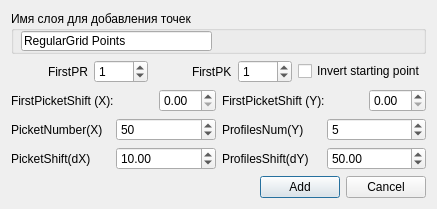
<?xml version="1.0" encoding="UTF-8"?>
<ui version="4.0">
 <class>RectangularPoints</class>
 <widget class="QDialog" name="RectangularPoints">
  <property name="geometry">
   <rect>
    <x>0</x>
    <y>0</y>
    <width>437</width>
    <height>209</height>
   </rect>
  </property>
  <property name="windowTitle">
   <string>Regular Web</string>
  </property>
  <layout class="QGridLayout" name="gridLayout_2">
   <item row="1" column="0">
    <layout class="QGridLayout" name="gridLayout">
     <item row="0" column="0">
      <layout class="QHBoxLayout" name="horizontalLayout_4">
       <item>
        <spacer name="horizontalSpacer_2">
         <property name="orientation">
          <enum>Qt::Horizontal</enum>
         </property>
         <property name="sizeHint" stdset="0">
          <size>
           <width>40</width>
           <height>20</height>
          </size>
         </property>
        </spacer>
       </item>
       <item>
        <widget class="QLabel" name="label_5">
         <property name="text">
          <string>FirstPR</string>
         </property>
        </widget>
       </item>
       <item>
        <widget class="QDoubleSpinBox" name="firstPR">
         <property name="decimals">
          <number>0</number>
         </property>
         <property name="maximum">
          <double>1000.000000000000000</double>
         </property>
         <property name="value">
          <double>1.000000000000000</double>
         </property>
        </widget>
       </item>
       <item>
        <spacer name="horizontalSpacer">
         <property name="orientation">
          <enum>Qt::Horizontal</enum>
         </property>
         <property name="sizeHint" stdset="0">
          <size>
           <width>40</width>
           <height>20</height>
          </size>
         </property>
        </spacer>
       </item>
       <item>
        <widget class="QLabel" name="label_6">
         <property name="text">
          <string>FirstPK</string>
         </property>
        </widget>
       </item>
       <item>
        <widget class="QDoubleSpinBox" name="firstPK">
         <property name="decimals">
          <number>0</number>
         </property>
         <property name="maximum">
          <double>1000.000000000000000</double>
         </property>
         <property name="value">
          <double>1.000000000000000</double>
         </property>
        </widget>
       </item>
       <item>
        <widget class="QCheckBox" name="chckBoxInvert">
         <property name="text">
          <string>Invert starting point</string>
         </property>
        </widget>
       </item>
      </layout>
     </item>
     <item row="1" column="0">
      <layout class="QHBoxLayout" name="horizontalLayout">
       <item>
        <widget class="QLabel" name="lblA">
         <property name="text">
          <string>FirstPicketShift (X):</string>
         </property>
        </widget>
       </item>
       <item>
        <widget class="QDoubleSpinBox" name="sboxA">
         <property name="sizePolicy">
          <sizepolicy hsizetype="Fixed" vsizetype="Fixed">
           <horstretch>0</horstretch>
           <verstretch>0</verstretch>
          </sizepolicy>
         </property>
        </widget>
       </item>
       <item>
        <widget class="QLabel" name="lblO">
         <property name="text">
          <string>FirstPicketShift (Y):</string>
         </property>
        </widget>
       </item>
       <item>
        <widget class="QDoubleSpinBox" name="sboxO">
         <property name="sizePolicy">
          <sizepolicy hsizetype="Fixed" vsizetype="Fixed">
           <horstretch>0</horstretch>
           <verstretch>0</verstretch>
          </sizepolicy>
         </property>
        </widget>
       </item>
      </layout>
     </item>
     <item row="2" column="0">
      <layout class="QHBoxLayout" name="horizontalLayout_2">
       <item>
        <widget class="QLabel" name="label">
         <property name="text">
          <string>PicketNumber(X)</string>
         </property>
        </widget>
       </item>
       <item>
        <widget class="QSpinBox" name="picNum">
         <property name="maximum">
          <number>1000</number>
         </property>
         <property name="value">
          <number>50</number>
         </property>
        </widget>
       </item>
       <item>
        <widget class="QLabel" name="label_3">
         <property name="text">
          <string>ProfilesNum(Y)</string>
         </property>
        </widget>
       </item>
       <item>
        <widget class="QSpinBox" name="proNum">
         <property name="maximum">
          <number>1000</number>
         </property>
         <property name="value">
          <number>5</number>
         </property>
        </widget>
       </item>
      </layout>
     </item>
     <item row="4" column="0">
      <layout class="QHBoxLayout" name="horizontalLayout_3">
       <item>
        <spacer name="horizontalSpacer_3">
         <property name="orientation">
          <enum>Qt::Horizontal</enum>
         </property>
         <property name="sizeHint" stdset="0">
          <size>
           <width>40</width>
           <height>20</height>
          </size>
         </property>
        </spacer>
       </item>
       <item>
        <widget class="QPushButton" name="btnAdd">
         <property name="text">
          <string>Add</string>
         </property>
        </widget>
       </item>
       <item>
        <widget class="QPushButton" name="btnCancel">
         <property name="text">
          <string>Cancel</string>
         </property>
        </widget>
       </item>
      </layout>
     </item>
     <item row="3" column="0">
      <layout class="QHBoxLayout" name="horizontalLayout_5">
       <item>
        <widget class="QLabel" name="label_4">
         <property name="text">
          <string>PicketShift(dX)</string>
         </property>
        </widget>
       </item>
       <item>
        <widget class="QDoubleSpinBox" name="dX">
         <property name="value">
          <double>10.000000000000000</double>
         </property>
        </widget>
       </item>
       <item>
        <widget class="QLabel" name="label_2">
         <property name="text">
          <string>ProfilesShift(dY)</string>
         </property>
        </widget>
       </item>
       <item>
        <widget class="QDoubleSpinBox" name="dY">
         <property name="value">
          <double>50.000000000000000</double>
         </property>
        </widget>
       </item>
      </layout>
     </item>
    </layout>
   </item>
   <item row="0" column="0">
    <widget class="QGroupBox" name="groupBox">
     <property name="title">
      <string>Имя слоя для добавления точек</string>
     </property>
     <widget class="QLineEdit" name="lineEdit">
      <property name="geometry">
       <rect>
        <x>10</x>
        <y>20</y>
        <width>191</width>
        <height>20</height>
       </rect>
      </property>
      <property name="text">
       <string>RegularGrid Points</string>
      </property>
     </widget>
    </widget>
   </item>
  </layout>
 </widget>
 <resources/>
 <connections/>
</ui>
